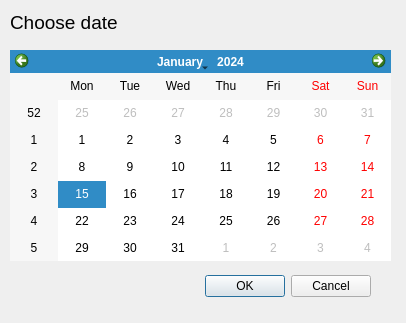
<?xml version="1.0" encoding="UTF-8"?>
<ui version="4.0">
 <class>DateDialog</class>
 <widget class="QDialog" name="DateDialog">
  <property name="geometry">
   <rect>
    <x>0</x>
    <y>0</y>
    <width>406</width>
    <height>323</height>
   </rect>
  </property>
  <property name="windowTitle">
   <string>Dialog</string>
  </property>
  <widget class="QWidget" name="layoutWidget">
   <property name="geometry">
    <rect>
     <x>20</x>
     <y>270</y>
     <width>351</width>
     <height>33</height>
    </rect>
   </property>
   <layout class="QHBoxLayout">
    <property name="spacing">
     <number>6</number>
    </property>
    <property name="leftMargin">
     <number>0</number>
    </property>
    <property name="topMargin">
     <number>0</number>
    </property>
    <property name="rightMargin">
     <number>0</number>
    </property>
    <property name="bottomMargin">
     <number>0</number>
    </property>
    <item>
     <spacer>
      <property name="orientation">
       <enum>Qt::Horizontal</enum>
      </property>
      <property name="sizeHint" stdset="0">
       <size>
        <width>131</width>
        <height>31</height>
       </size>
      </property>
     </spacer>
    </item>
    <item>
     <widget class="QPushButton" name="okButton">
      <property name="text">
       <string>OK</string>
      </property>
     </widget>
    </item>
    <item>
     <widget class="QPushButton" name="cancelButton">
      <property name="text">
       <string>Cancel</string>
      </property>
     </widget>
    </item>
   </layout>
  </widget>
  <widget class="QCalendarWidget" name="calendarWidget">
   <property name="geometry">
    <rect>
     <x>10</x>
     <y>50</y>
     <width>381</width>
     <height>211</height>
    </rect>
   </property>
  </widget>
  <widget class="QLabel" name="label">
   <property name="geometry">
    <rect>
     <x>10</x>
     <y>12</y>
     <width>121</width>
     <height>21</height>
    </rect>
   </property>
   <property name="font">
    <font>
     <pointsize>14</pointsize>
    </font>
   </property>
   <property name="text">
    <string>Choose date</string>
   </property>
  </widget>
 </widget>
 <resources/>
 <connections>
  <connection>
   <sender>okButton</sender>
   <signal>clicked()</signal>
   <receiver>DateDialog</receiver>
   <slot>accept()</slot>
   <hints>
    <hint type="sourcelabel">
     <x>278</x>
     <y>253</y>
    </hint>
    <hint type="destinationlabel">
     <x>96</x>
     <y>254</y>
    </hint>
   </hints>
  </connection>
  <connection>
   <sender>cancelButton</sender>
   <signal>clicked()</signal>
   <receiver>DateDialog</receiver>
   <slot>reject()</slot>
   <hints>
    <hint type="sourcelabel">
     <x>369</x>
     <y>253</y>
    </hint>
    <hint type="destinationlabel">
     <x>179</x>
     <y>282</y>
    </hint>
   </hints>
  </connection>
 </connections>
</ui>
